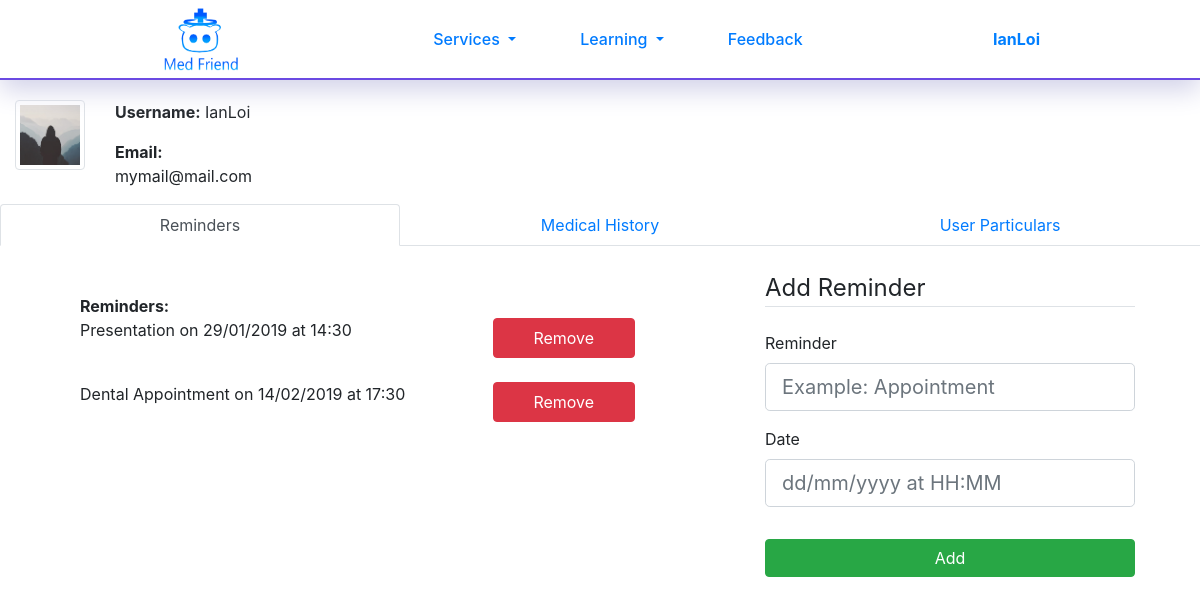
Page /Profile/Reminder (signed in) on the committed database.
### Flask/Models.py (models this page shows, shortened)
class User(db.Model, UserMixin):
    id = db.Column(db.Integer, primary_key=True)
    username = db.Column(db.String(20), unique=True, nullable=False)
    email = db.Column(db.String(120), unique=True, nullable=False)
    password = db.Column(db.String(60), nullable=False)
    image_file = db.Column(db.String(20), nullable=False, default='default.jpg')
    authenticated = db.Column(db.Boolean, nullable=False, default=False)
    delete_time = db.Column(db.DateTime, nullable=False, default=(datetime.now() + timedelta(minutes=30)))
    personal_profile = db.relationship('Personal_Profile', backref='person')
    reminders = db.relationship('Reminders', backref="person")
    admissions = db.relationship('Admissions', backref="person")
    illnesses = db.relationship('Illnesses', backref="person")
    surgeries = db.relationship('Surgeries', backref="person")
    blood_transfusions = db.relationship('Blood_Transfusions', backref='person')
    allergies = db.relationship('Allergies', backref="person")
    vaccinations = db.relationship('Vaccinations', backref="person")

class Reminders(db.Model):
    id = db.Column(db.Integer, primary_key=True)
    reminder = db.Column(db.String, nullable=False)
    date = db.Column(db.DateTime, nullable=False, default=datetime.now())
    user_id = db.Column(db.Integer, db.ForeignKey('user.id'), nullable=False)

### Flask/users/routes.py (the view)
@users.route("/Profile", methods = ['POST', 'GET'])
@users.route("/Profile/Reminder", methods = ['POST', 'GET'])
@login_required
def profile_reminder():
    image_files = url_for('static', filename=f"images/Profile_Picture/{current_user.image_file}")
    form = Reminder_Form()
    if form.validate_on_submit():
        data = Reminders(reminder=form.reminder.data,
                         date=form.reminder_date.data,
                         user_id=current_user.id)
        db.session.add(data)
        db.session.commit()
    return render_template("Users/profile.html", title="Reminder", image_file=image_files, form=form)

### Flask/users/forms.py
class Reminder_Form(FlaskForm):
    reminder = StringField('Reminder', validators=[])
    reminder_date = DateTimeField('Date', format='%d/%m/%Y %H:%M', validators=[Optional()])
    submit = SubmitField("Add")

### Flask/Models.py (called while the page is built)
@login_manager.user_loader
def load_user(user_id):
    return User.query.get(int(user_id))

### Flask/templates/Users/profile.html
{% extends "layout.html" %}
{% block content %}
<link rel="stylesheet" type="text/css" href="{{ url_for('static', filename='css/profile.css') }}" />
<div id="profilecontainer" class="container-fluid">
    <div class="row justify-content-start">
        <div id="profile_picture" class="col-lg-1">
            <img id="userprofilepic" src="{{ image_file }}" class="img-fluid img-thumbnail" data-toggle="modal"
                data-target="#picchange">
        </div>
        <div class="col-2">
            <p>
                <b>Username:</b>
                {{ current_user.username }}
            </p>
            <p>
                <b> Email:</b>
                {{ current_user.email }}
            </p>
        </div>
    </div>
</div>
<div id="moreinfo">
    <nav>
        <ul class="nav nav-tabs nav-justified">
            <li class="nav-item">
                {% if title == "Reminder" or title == "Profile" %}
                <a id="remindernav" class="nav-link active" href="{{ url_for('users.profile_reminder') }}">Reminders</a>
                {% else %}
                <a id="remindernav" class="nav-link" href="{{ url_for('users.profile_reminder') }}">Reminders</a>
                {% endif %}
            </li>
            <li class="nav-item">
                {% if title == "History" %}
                <a id="medicalhistorynav" class="nav-link active" href="{{ url_for('users.profile_history') }}">Medical
                    History</a>
                {% else %}
                <a id="medicalhistorynav" class="nav-link" href="{{ url_for('users.profile_history') }}">Medical History</a>
                {% endif %}
            </li>
            <li class="nav-item">
                {% if title == "Edit" %}
                <a id="userinfonav" class="nav-link active" href="{{ url_for('users.profile_edit') }}">User Particulars</a>
                {% else %}
                <a id="userinfonav" class="nav-link" href="{{ url_for('users.profile_edit') }}">User Particulars</a>
                {% endif %}
            </li>
        </ul>
    </nav>
    <div class="container-fluid">
        {% if title == "History" %}
        {% include 'Users/profile_medhist.html' %}
        {% elif title == "Reminder" %}
        {% include 'Users/profile_reminder.html' %}
        {% elif title == "Edit" %}
        {% include 'Users/profile_edit.html' %}
        {% endif %}
    </div>
</div>
{% endblock %}

### Flask/templates/layout.html (shortened to what this page needs)
<!DOCTYPE html>
<html lang="en">
<head>
    <link rel="stylesheet" href="https://stackpath.bootstrapcdn.com/bootstrap/4.1.3/css/bootstrap.min.css"
>
    <link rel="stylesheet" type="text/css" href="{{ url_for('static', filename='css/navbar.css') }}" />
    <link rel="stylesheet" type="text/css" href="{{ url_for('static', filename='css/home.css') }}" />
</head>
<body>
    <nav id="#navbarSupportedContent" class="navbar navbar-expand-lg navbar-custom justify-content-center sticky-top">
        <a class="navbar-brand mr-0" href="{{ url_for('main.index') }}" id="brandlogo">
            <img src="../static/images/Logo.png" alt="" class="img-fluid" style="height:8vh">
        </a>
        <div class="collapse navbar-collapse justify-content-between align-items-center w-100" id="navbarSupportedContent">
            <ul class="navbar-nav mx-auto text-center">
                <li class="nav-item dropdown active">
                    <a class="nav-link dropdown-toggle" href="#" id="navbarDropdown" role="button" data-toggle="dropdown"
                        aria-haspopup="true" aria-expanded="false">
                        Services
                    </a>
                </li>
                <li class="nav-item dropdown active">
                    <a class="nav-link dropdown-toggle" href="#" id="navbarDropdown" role="button" data-toggle="dropdown"
                        aria-haspopup="true" aria-expanded="false">
                        Learning
                    </a>
                </li>
                <li>
                    <a class="nav-link active" href="{{ url_for('feedback.form_page') }}">Feedback</a>
                </li>
            </ul>
            <ul id="rightside" class="nav navbar-nav flex-row justify-content-center flex-nowrap">
                {% if current_user.is_authenticated %}
                <li class="nav-item dropdown active" data-toggle="dropdown" aria-haspopup="true" aria-expanded="false">
                    <b>
                        {{ current_user.username }}
                    </b>
                </li>
                {% else %}
                <a href="{{ url_for('users.login') }}" class="nav-link active"> Login </a>
                {% endif %}
            </ul>
        </div>
    </nav>
    <div>
        {% block content %}{% endblock content%}
    </div>
    <link href="https://unpkg.com/gijgo@1.9.11/css/gijgo.min.css" rel="stylesheet" type="text/css" />
</body>
</html>

### Flask/templates/Users/profile_reminder.html (shortened to what this page needs)
<br>
<div id="reminders" class="row justify-content-around">
    <div class="col-6">
        {% if current_user.reminders %}
        <div class="col vh-history">
            <br>
            <b>Reminders:</b>
            {% for i in range(5) %}
            {% if current_user.reminders[i] %}
            <div class="row">
                <p class="col">
                    {{ current_user.reminders[i].reminder }} on {{
                    current_user.reminders[i].date.strftime('%d/%m/%Y') }}
                    at {{current_user.reminders[i].date.strftime('%H:%M') }}
                </p>
                <button class="btn btn-danger col-3" data-toggle="modal" data-target="#exampleModal{{i}}">
                    Remove
                </button>
            </div>
            <br>
            {% endif %}
            {% endfor %}
        </div>
        {% else %}
        <div class="col">
            <h1 class="text-center"> No reminders for now </h1>
        </div>
        {% endif %}
    </div>
    <div class="col-4">
        <form action="" method="post">
            <fieldset class="form-group">
                <legend class="border-bottom mb-4">Add Reminder</legend>
                <div class="form-group">
                    {{ form.reminder.label(class="form-control-label") }}
                    {% if form.reminder.errors %}
                    {{ form.reminder(class="form-control form-control-lg is-invalid", placeholder="Example:
                    Appointment") }}
                    <div class="invalid-feedback">
                        {% for error in form.reminder.errors %}
                        <span>{{ error }}</span>
                        {% endfor %}
                    </div>
                    {% else %}
                    {{ form.reminder(class="form-control form-control-lg", placeholder="Example: Appointment") }}
                    {% endif %}
                </div>
                <div class="form-group">
                    {{ form.reminder_date.label(class="form-control-label") }}
                    {% if form.reminder_date.errors %}
                    {{ form.reminder_date(class="form-control form-control-lg is-invalid", placeholder="dd/mm/yyyy
                    HH:MM") }}
                    <div class="invalid-feedback">
                        {% for error in form.reminder_date.errors %}
                        <span>{{ error }}</span>
                        {% endfor %}
                    </div>
                    {% else %}
                    {{ form.reminder_date(class="form-control form-control-lg", placeholder="dd/mm/yyyy at HH:MM") }}
                    {% endif %}
                </div>
            </fieldset>
            {{ form.submit(class="btn btn-success btn-block col-12") }}
        </form>
    </div>
</div>

### Flask/static/css/navbar.css (style rules this page uses)
#navbarSupportedContent .nav-link { font-size:1em; font-weight: 500; }
.nav-link, .navbar-brand { margin: 0px 0px; }
.navbar { border-bottom: 2px solid rgb(107, 74, 226); box-sizing: border-box; background-color: white; opacity: 1; box-shadow: 0px 10px 25px rgb(210, 210, 233); height: 80px; padding: 0vh 20vh; }
.navbar ul:first-child li { margin: 0px 2vw; }
#rightside li { color: #017fff; }

### Flask/static/css/home.css (style rules this page uses)
* { padding: 0px; margin: 0px; }
body { background-color: rgb(255, 255, 255); }

### Flask/static/css/profile.css (style rules this page uses)
#profilecontainer { background-color: white; margin-top: 20px; }
.vh-history { min-height: 40vh; }

### rows in the picture
User: username "IanLoi", email "mymail@mail.com"
Reminders: reminder "Presentation", date "29/01/2019", date "14:30"
Reminders: reminder "Dental Appointment", date "14/02/2019", date "17:30"
